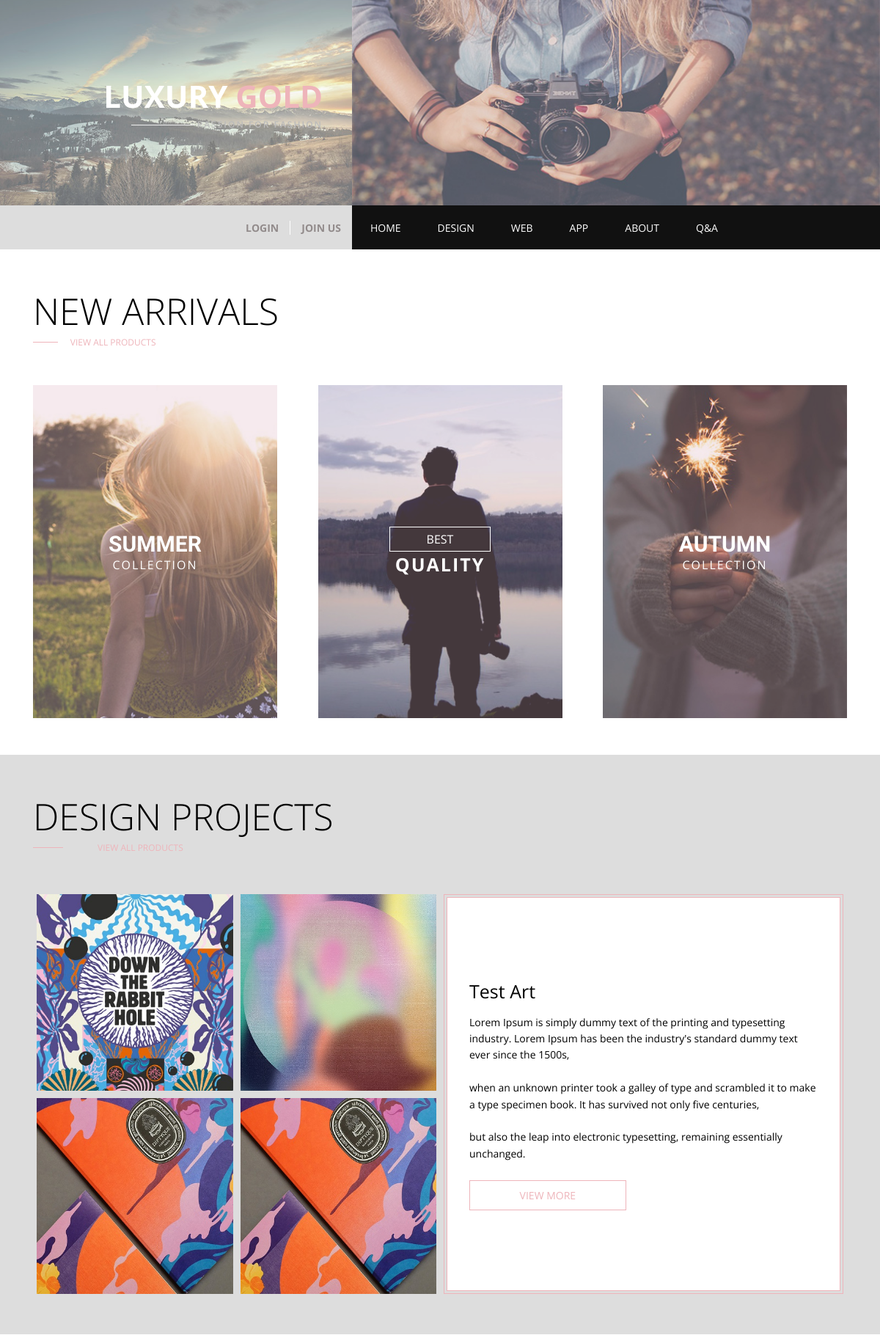
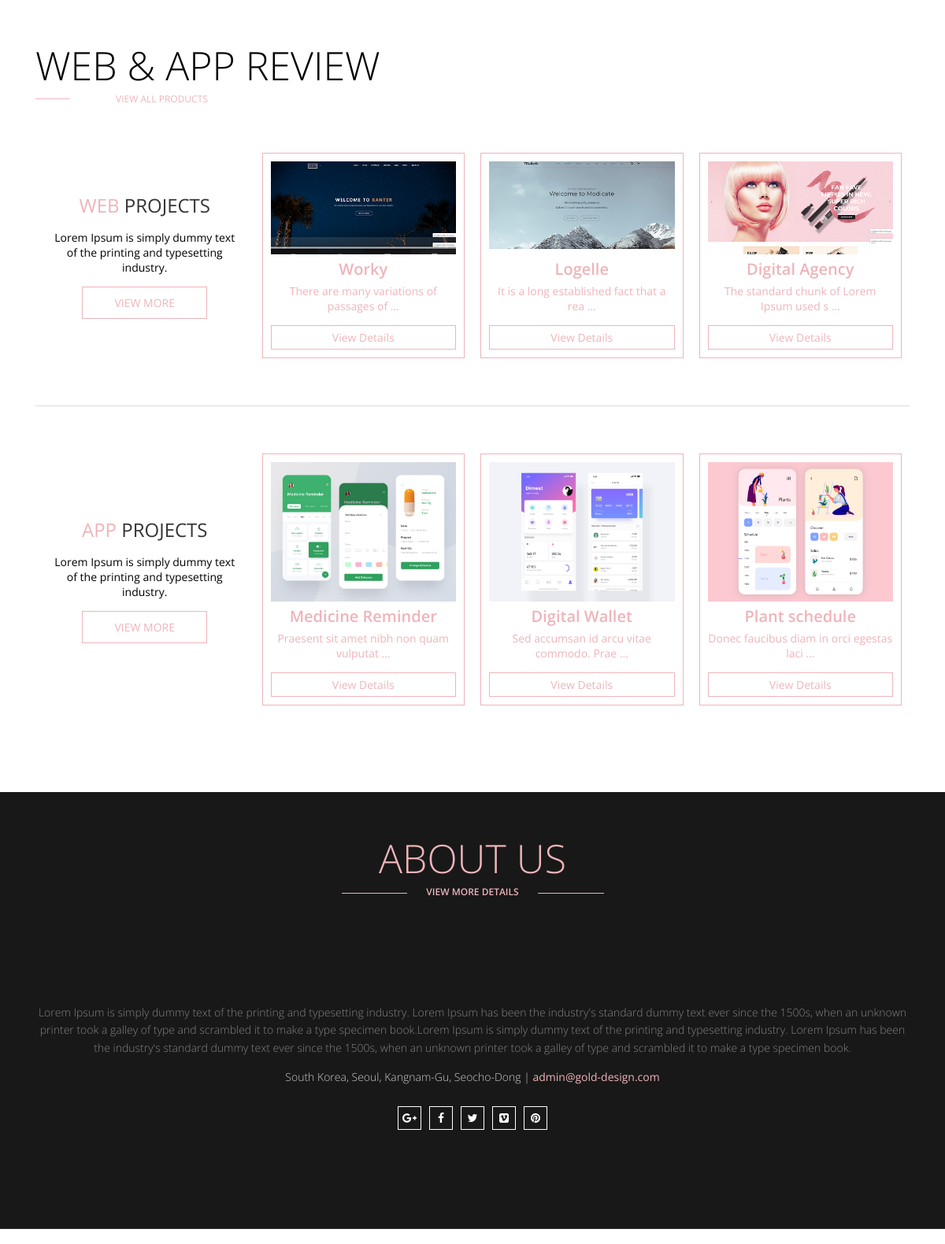
The page / (upper part) on the database its author committed (2 pictures, top to bottom).
### tables this page shows
CREATE TABLE `gold_de` (
  `GOLD_DE_num` int(11) NOT NULL COMMENT '고유번호',
  `GOLD_DE_tit` varchar(20) NOT NULL COMMENT '제목',
  `GOLD_DE_ser` varchar(20) NOT NULL COMMENT '시리얼넘버',
  `GOLD_DE_des` text NOT NULL COMMENT '설명',
  `GOLD_DE_img1` varchar(30) NOT NULL COMMENT '사진1',
  `GOLD_DE_img2` varchar(30) NOT NULL COMMENT '사진2',
  `GOLD_DE_thumb` varchar(30) NOT NULL COMMENT '썸네일이미지',
  `GOLD_DE_cli` varchar(50) DEFAULT NULL COMMENT '납품처',
  `GOLD_DE_reg` varchar(15) NOT NULL COMMENT '등록일'
);

CREATE TABLE `gold_web` (
  `GOLD_WEB_num` int(11) NOT NULL COMMENT '고유번호',
  `GOLD_WEB_tit` varchar(20) NOT NULL COMMENT '제목',
  `GOLD_WEB_ser` varchar(20) NOT NULL COMMENT '시리얼넘버',
  `GOLD_WEB_des` text NOT NULL COMMENT '설명',
  `GOLD_WEB_img` varchar(30) NOT NULL COMMENT '사진',
  `GOLD_WEB_mimg` varchar(50) NOT NULL COMMENT '모바일사진',
  `GOLD_WEB_thumb` varchar(30) NOT NULL COMMENT '썸네일사진',
  `GOLD_WEB_cli` varchar(30) NOT NULL COMMENT '납품처',
  `GOLD_WEB_reg` varchar(15) DEFAULT NULL COMMENT '등록일',
  `GOLD_WEB_dom` varchar(50) DEFAULT NULL COMMENT '도메인주소'
);

CREATE TABLE `gold_app` (
  `GOLD_APP_num` int(11) NOT NULL COMMENT '고유번호',
  `GOLD_APP_tit` varchar(20) NOT NULL COMMENT '제목',
  `GOLD_APP_ser` varchar(20) NOT NULL COMMENT '일련번호',
  `GOLD_APP_des` text NOT NULL COMMENT '설명',
  `GOLD_APP_img` varchar(30) NOT NULL COMMENT '사진',
  `GOLD_APP_thumb` varchar(30) NOT NULL COMMENT '썸네일사진',
  `GOLD_APP_cli` varchar(50) DEFAULT NULL COMMENT '납품처',
  `GOLD_APP_reg` varchar(15) NOT NULL COMMENT '등록일'
);

### index.php (the view, shortened to what this page needs)
<!DOCTYPE html>
<html lang="en">
<head>
  <link rel="stylesheet" href="https://cdnjs.cloudflare.com/ajax/libs/font-awesome/4.7.0/css/font-awesome.min.css">
  <link rel="stylesheet" href="css/style.css">
  <link rel="stylesheet" href="css/animation.css">
  <link rel="stylesheet" href="css/media.css">
</head>
<body>
  <div class="wrap">
    <?php include $_SERVER["DOCUMENT_ROOT"]."/Gold/include/header.php" ?>
    <section class="contents arrivals">
      <div class="center clear">
        <div class="title">
         <h2>NEW ARRIVALS</h2>
         <div class="linkBox">
          <span class="line"></span>
          <a>view all products</a>
        </div>
      </div>
       <?php
        include $_SERVER["DOCUMENT_ROOT"]."/Gold/php_process/connect/db_connect.php";
       ?>
      <div class="arrivalBox">
        <div class="arrivalCon">
          <img src="img/new-arrival-1.jpg" alt="">
          <span class="overlay"></span>
          <div class="arrivalTxt">
            <h2>SUMMER</h2>
            <em>COLLECTION</em>
          </div>
        </div>
        <div class="arrivalCon">
          <img src="img/new-arrival-2.jpg" alt="">
          <span class="overlay"></span>
          <div class="best">
            <a href="">BEST</a>
            <p>QUALITY</p>
          </div>
        </div>
        <div class="arrivalCon">
          <img src="img/new-arrival-3.jpg" alt="">
          <span class="overlay"></span>
          <div class="arrivalTxt">
            <h2>AUTUMN</h2>
            <em>COLLECTION</em>
          </div>
        </div>
      </div>
      </div>
    </section>
    <section class="contents product">
      <div class="center clear">
        <div class="title">
          <h2>DESIGN PROJECTS</h2>
          <div class="linkBox">
           <span class="line"></span>
           <a>view all products</a>
         </div>
       </div>
       <div class="productBox clear">
         <div class="boxLeft">
          <?php
            $sql="select * from gold_de order by GOLD_DE_num desc limit 4";
            $result_design=mysqli_query($dbConn, $sql);
            while($row_result=mysqli_fetch_array($result_design)){
              $design_thumb=$row_result['GOLD_DE_thumb'];
          ?>
           <div class="productImg">
             <img src="/Gold/data/design_page/thumb/<?=$design_thumb?>" alt="">
           </div>
           <?php
            }
           ?>
         </div>
         <div class="boxRight">
            <?php
              $sql="select * from gold_de order by GOLD_DE_num desc limit 4";
              $result_design=mysqli_query($dbConn, $sql);
              while($row_result=mysqli_fetch_array($result_design)){
                $design_num=$row_result['GOLD_DE_num'];
                $design_tit=$row_result['GOLD_DE_tit'];
                $design_des=$row_result['GOLD_DE_des'];
            ?>
           <div class="productTxt">
              <div>
                <h2><?=$design_tit?></h2>
                <p class="abc"><?=$design_des?></p>
                <a href="/Gold/pages/design/design_detail.php?num=<?=$design_num?>" class="commonBtn">VIEW MORE</a>
              </div>
           </div>
           <?php
            }
           ?>
          </div>
       </div>
      </div>
    </section>
    <section class="contents ours">
      <div class="center clear">
        <div class="title">
          <h2>WEB & APP REVIEW</h2>
          <div class="linkBox">
           <span class="line"></span>
           <a>view all products</a>
         </div>
       </div>
       <div class="fashionBox men">
         <div class="fashionTxt">
           <h2><em>WEB</em> PROJECTS</h2>
           <p>Lorem Ipsum is simply dummy text of the printing and typesetting industry.</p>
           <a href="/Gold/pages/web/web.php">VIEW MORE</a>
         </div>
         <?php
          include $_SERVER["DOCUMENT_ROOT"]."/Gold/php_process/connect/db_connect.php";
          $sql="select * from gold_web order by GOLD_WEB_num desc limit 3";
          $web_result = mysqli_query($dbConn, $sql);
          while($web_row = mysqli_fetch_array($web_result)){
            $web_num = $web_row['GOLD_WEB_num'];
            $web_thumb = $web_row['GOLD_WEB_thumb'];
            $web_tit = $web_row['GOLD_WEB_tit'];
            $web_des = $web_row['GOLD_WEB_des'];
         ?>
         <div class="fashionImg">
           <div>
            <img src="/Gold/data/web_page/thumb/<?=$web_thumb?>" alt="">
            <h2><?=$web_tit?></h2>
            <em class="cutTxt"><?=$web_des?></em>
            <a href="/Gold/pages/web/web_detail.php?num=<?=$web_num?>">View Details</a>
          </div>
        </div>
        <?php
          }
        ?>
      </div>
       <div class="fashionBox women">
        <div class="fashionTxt">
          <h2><em>APP</em> PROJECTS</h2>
          <p>Lorem Ipsum is simply dummy text of the printing and typesetting industry.</p>
          <a href="/Gold/pages/app/app.php">VIEW MORE</a>
        </div>
        <?php
          $sql="select * from gold_app order by GOLD_APP_num desc limit 3";
          $app_result = mysqli_query($dbConn, $sql);
          while($app_row = mysqli_fetch_array($app_result)){
            $app_num = $app_row['GOLD_APP_num'];
            $app_thumb = $app_row['GOLD_APP_thumb'];
            $app_tit = $app_row['GOLD_APP_tit'];
            $app_des = $app_row['GOLD_APP_des'];
         ?>
        <div class="fashionImg">
          <div>
            <img src="/Gold/data/app_page/app_thumb/<?=$app_thumb?>" alt="">
            <h2><?=$app_tit?></h2>
            <em class="cutTxt"><?=$app_des?></em>
            <a href="/Gold/pages/app/app_detail.php?num=<?=$app_num?>">View Details</a>
          </div>
        </div>
        <?php
          }
        ?>
        </div>
       </div>
      </div>
    <?php include $_SERVER["DOCUMENT_ROOT"]."/Gold/include/about.php" ?>
    <section class="contents contact hasTitle">
    </section>
</body>
</html>

### css/media.css (style rules this page uses)
@media screen and (max-width:1200px) { .center { padding: 0 15px; } }
@media screen and (max-width:1200px) { .product .boxRight .productTxt>div>h2 { font-size: 25px; } }
@media screen and (max-width:1200px) { .product .boxRight .productTxt>div>p { font-size: 14px; } }
@media screen and (max-width:1200px) { .product .boxRight .productTxt>div>a { width: 45%; } }

### rows shown on the page
gold_de: GOLD_DE_thumb (picture), GOLD_DE_tit "Test Art", GOLD_DE_des "Lorem Ipsum is simply dummy text of the printing and typesetting industry. Lorem Ipsum has been the industry's standard dummy text ever since the 1500s, when an unknown printer took a galley of type and scrambled it to make a type specimen book. It has survived not only five centuries, but also the leap into electronic typesetting, remaining essentially unchanged."
gold_de: GOLD_DE_thumb (picture)
gold_de: GOLD_DE_thumb (picture)
gold_de: GOLD_DE_thumb (picture)
gold_web: GOLD_WEB_thumb (picture), GOLD_WEB_tit "Worky"
gold_web: GOLD_WEB_thumb (picture), GOLD_WEB_tit "Logelle"
gold_web: GOLD_WEB_thumb (picture), GOLD_WEB_tit "Digital Agency"
gold_app: GOLD_APP_thumb (picture), GOLD_APP_tit "Medicine Reminder"
gold_app: GOLD_APP_thumb (picture), GOLD_APP_tit "Digital Wallet"
gold_app: GOLD_APP_thumb (picture), GOLD_APP_tit "Plant schedule"
